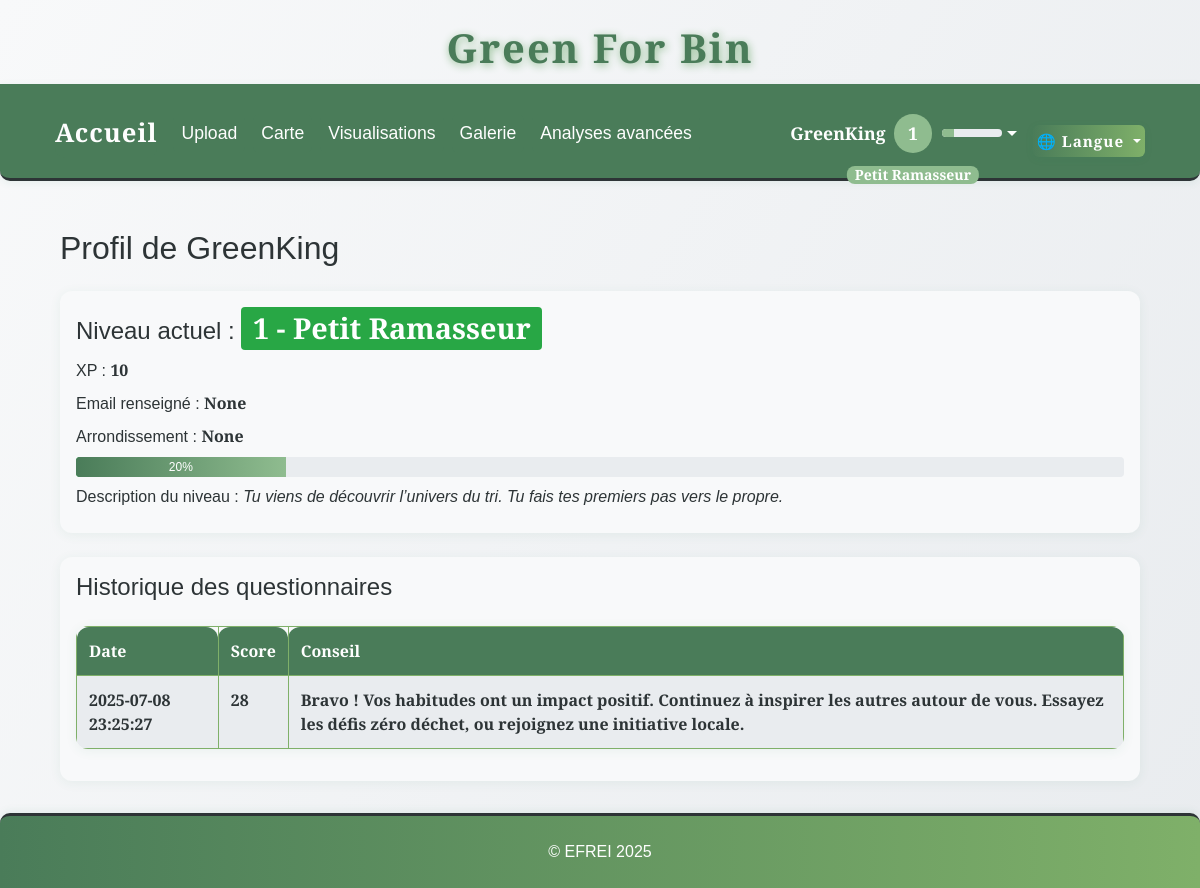
The page /profil (signed in) on the database its author committed.
### tables this page shows
CREATE TABLE users (
                id INTEGER PRIMARY KEY AUTOINCREMENT,
                username TEXT UNIQUE NOT NULL,
                password_hash TEXT NOT NULL,
                email TEXT,
                arrondissement TEXT,
                role TEXT NOT NULL DEFAULT 'user',
                created_at TEXT NOT NULL,
                last_login TEXT,
                xp INTEGER DEFAULT 0
            );

CREATE TABLE user_eco_analysis (
                id INTEGER PRIMARY KEY AUTOINCREMENT,
                user_id INTEGER NOT NULL,
                date_filled TEXT NOT NULL,
                score INTEGER NOT NULL,
                details TEXT,
                FOREIGN KEY(user_id) REFERENCES users(id)
            );

### app.py (the view, shortened to what this page needs)
@app.route('/profil', methods=['GET', 'POST'])
@login_required
def profil():
    user_id = session.get('user_id')
    if not user_id:
        flash(_('Vous devez être connecté pour accéder à votre profil.'), 'error')
        return redirect(url_for('login'))
    arrondissements = []
    arr_file = os.path.join('static', 'data', 'arrondissements.geojson')
    try:
        with open(arr_file, encoding='utf-8') as f:
            arr_geo = json.load(f)
        for feature in arr_geo['features']:
            arr_name = feature['properties'].get('nom', feature['properties'].get('l_ar'))
            arrondissements.append(arr_name)
        arrondissements = sorted(arrondissements)
    except Exception as e:
        print(f"[PROFIL] Erreur chargement arrondissements: {e}")
        arrondissements = []
    with sqlite3.connect(DB_PATH) as conn:
        c = conn.cursor()
        c.execute("SELECT xp, email, arrondissement FROM users WHERE id = ?", (user_id,))
        row = c.fetchone()
        if row:
            xp, email, arrondissement = row
        else:
            xp, email, arrondissement = 0, '', ''
    level = get_user_level(xp)
    history = []
    with sqlite3.connect(DB_PATH) as conn:
        c = conn.cursor()
        c.execute("SELECT score, date_filled FROM user_eco_analysis WHERE user_id = ? ORDER BY date_filled DESC", (user_id,))
        rows = c.fetchall()
        for score, date_filled in rows:
            if score >= 24:
                advice = _('Bravo ! Vos habitudes ont un impact positif. Continuez à inspirer les autres autour de vous. Essayez les défis zéro déchet, ou rejoignez une initiative locale.')
            elif score >= 18:
                advice = _('Vous avez de très bons réflexes. Pour progresser : essayez le compostage ou limitez les emballages.')
            elif score >= 12:
                advice = _('Vous êtes conscient·e de l’enjeu. Triez systématiquement, renseignez-vous sur les points de collecte.')
            else:
                advice = _("Pas de panique ! Commencez par des gestes simples comme trier ou acheter en vrac. Chaque geste compte !")
            history.append({
                'date': date_filled,
                'score': score,
                'advice': advice
            })
    return render_template('profil.html', level=level, history=history, email=email, arrondissement=arrondissement, arrondissements=arrondissements)

### app.py (called while the page is built)
def get_locale():
    return session.get('lang', request.accept_languages.best_match(['en', 'fr']))

@app.context_processor
def inject_locale():
    return dict(get_locale=get_locale)

@app.context_processor
def inject_user_level():
    def user_level():
        if 'user_id' in session:
            try:
                with sqlite3.connect(DB_PATH) as conn:
                    c = conn.cursor()
                    c.execute("SELECT xp FROM users WHERE id = ?", (session['user_id'],))
                    row = c.fetchone()
                    xp = row[0] if row and row[0] is not None else 0
                return get_user_level(xp)
            except Exception as e:
                print(f"[USER LEVEL] {e}")
        return get_user_level(0)
    return dict(user_level=user_level)

def login_required(f):
    @wraps(f)
    def decorated_function(*args, **kwargs):
        if 'user_id' not in session:
            flash(_('Vous devez être connecté pour accéder à cette page.'), 'error')
            return redirect(url_for('login'))
        return f(*args, **kwargs)
    return decorated_function

### templates/profil.html (shortened to what this page needs)
{% extends "base.html" %}
{% block content %}
<div class="container mt-4">
    <h2 class="mb-4">{{ _('Profil de') }} {{ session.get('username') }}</h2>
    <div class="card mb-4 p-3">
        <h4>{{ _('Niveau actuel') }} : <span class="badge badge-success" style="font-size:1.2em;">{{ level.level }} - {{ _(level.title) }}</span></h4>
        <div class="mb-2">{{ _('XP') }} : <strong>{{ level.xp }}</strong></div>
        <div class="mb-2">{{ _('Email renseigné') }} : <strong>{{ email }}</strong></div>
        <div class="mb-2">{{ _('Arrondissement') }} : <strong>{{ arrondissement }}</strong></div>
        <div class="progress mb-2" style="height: 20px;">
            <div class="progress-bar bg-success" role="progressbar" style="width: {{ level.progress }}%;" aria-valuenow="{{ level.progress }}" aria-valuemin="0" aria-valuemax="100">{{ level.progress }}%</div>
        </div>
        <div class="mb-2">{{ _('Description du niveau') }} : <em>{{ _(level.desc) }}</em></div>
    </div>
    <div class="card p-3">
        <h4>{{ _('Historique des questionnaires') }}</h4>
        {% if history %}
        <table class="table table-striped mt-3">
            <thead>
                <tr>
                    <th>{{ _('Date') }}</th>
                    <th>{{ _('Score') }}</th>
                    <th>{{ _('Conseil') }}</th>
                </tr>
            </thead>
            <tbody>
                {% for entry in history %}
                <tr>
                    <td>{{ entry.date }}</td>
                    <td>{{ entry.score }}</td>
                    <td>{{ entry.advice }}</td>
                </tr>
                {% endfor %}
            </tbody>
        </table>
        {% else %}
        <div class="alert alert-info mt-3">{{ _('Aucun questionnaire rempli pour le moment.') }}</div>
        {% endif %}
    </div>
</div>
{% endblock %}

### templates/base.html (shortened to what this page needs)
<!DOCTYPE html>
<html lang="{{ get_locale() }}">
<head>
    <link href="https://cdn.jsdelivr.net/npm/bootstrap@4.6.2/dist/css/bootstrap.min.css" rel="stylesheet">
    <link href="{{ url_for('static', filename='css/style.css') }}" rel="stylesheet">
    <link href="{{ url_for('static', filename='css/greenforbin.css') }}" rel="stylesheet">
</head>
<body>
    <header>
        <h1>{{ _('Green For Bin') }}</h1>
        <nav class="navbar navbar-expand-lg navbar-dark bg-dark">
            <div class="container-fluid">
                <a class="navbar-brand" href="{{ url_for('about') }}">{{ _('Accueil') }}</a>
                <div class="collapse navbar-collapse" id="navbarNav">
                    <ul class="navbar-nav">
                        <li class="nav-item">
                            <a class="nav-link" href="{{ url_for('upload') }}">{{ _('Upload') }}</a>
                        </li>
                        <li class="nav-item">
                            <a class="nav-link" href="{{ url_for('map_view') }}">{{ _('Carte') }}</a>
                        </li>
                        <li class="nav-item">
                            <a class="nav-link" href="{{ url_for('stats') }}">{{ _('Visualisations') }}</a>
                        </li>
                        <li class="nav-item">
                            <a class="nav-link" href="{{ url_for('gallery') }}">{{ _('Galerie') }}</a>
                        </li>
                        <li class="nav-item">
                            <a class="nav-link" href="{{ url_for('analyses_avancees') }}">{{ _('Analyses avancées') }}</a>
                        </li>
                    </ul>
                    <ul class="navbar-nav ml-auto" style="margin-left:auto;">
                    <div class="d-flex align-items-center ml-auto" style="margin-left:auto;">
                        {% if session.get('user_id') %}
                            <li class="nav-item dropdown">
                                <a class="nav-link dropdown-toggle d-flex align-items-center" href="#" id="userDropdown" role="button" data-toggle="dropdown" aria-haspopup="true" aria-expanded="false" style="font-weight:bold; color: var(--cream) !important;">
                                    {{ session.get('username') }}
                                    {% set lvl = user_level() %}
                                    <span class="badge badge-pill ml-2" style="background: #8fbc8f; color: #fff; font-size: 1em; min-width:2.2em; height:2.2em; display:flex; align-items:center; justify-content:center; border-radius:50%; position:relative;">
                                        {{ lvl.level }}
                                        <span style="position:absolute; bottom:-2.2em; left:50%; transform:translateX(-50%); font-size:0.8em; color:#fff; white-space:nowrap; background:#8fbc8f; border-radius:8px; padding:2px 8px;">{{ _(lvl.title) }}</span>
                                    </span>
                                    <div style="width:60px; height:8px; background:#e9ecef; border-radius:4px; margin-left:10px; overflow:hidden; position:relative;">
                                        <div style="width:{{ lvl.progress }}%; height:100%; background:#8fbc8f;"></div>
                                    </div>
                                </a>
                            </li>
                        {% endif %}
                    </ul>
                        <form class="form-inline" method="get" action="#" id="langDropdownForm" style="margin:0; padding:0;">
                            <div class="dropdown lang-switch" style="font-size:0.95rem;">
                                <button class="btn btn-outline-light dropdown-toggle p-1" type="button" id="langDropdown" data-toggle="dropdown" aria-haspopup="true" aria-expanded="false" style="font-size:0.95rem; min-width:90px; height:32px; line-height:1.1; padding:2px 10px;">
                                    {% if get_locale() == 'fr' %}🇫🇷 Français{% elif get_locale() == 'en' %}🇬🇧 English{% else %}🌐 Langue{% endif %}
                                </button>
                            </div>
                        </form>
                    </div>
                </div>
        </nav>
    </header>
    <div class="container mt-4">
        {% block content %}{% endblock %}
    </div>
    <footer class="footer-efrei mt-auto py-3">
        <div class="container text-center">
            <span>&copy; EFREI 2025</span>
        </div>
    </footer>
</body>
</html>

### static/css/style.css (style rules this page uses)
:root { --primary-green: #4a7c59; --light-green: #7fb069; --sage-green: #8fbc8f; --cream: #fefefe; --warm-white: #f8f9fa; --soft-gray: #e9ecef; --charcoal: #2d3436; --text-primary: #2d3436; --text-secondary: #636e72; --radius: 2.5rem; --shadow: 0 4px 24px rgba(44, 124, 89, 0.10); --transition: all 0.3s cubic-bezier(.4,0,.2,1); --green-dark: var(--primary-green); --green: var(--light-green); --green-light: var(--sage-green); --beige: var(--cream); --white: var(--cream); --black: var(--charcoal); }
html, body { height: 100%; margin: 0; padding: 0; }
body { display: flex; flex-direction: column; min-height: 100vh; }
.container.mt-4 { flex: 1 0 auto; }
.navbar { background: linear-gradient(90deg, var(--primary-green) 0%, var(--light-green) 100%); border-radius: 0 0 var(--radius) var(--radius); box-shadow: var(--shadow); padding: 1.5rem 2.5rem 1.2rem 2.5rem; display: flex; justify-content: center; align-items: center; gap: 2rem; position: sticky; top: 0; z-index: 1000; }
.nav-link { color: var(--cream); font-family: 'Inter', 'Franklin Gothic Medium', 'Arial Narrow', Arial, sans-serif, sans-serif; font-size: 1.1rem; font-weight: 500; padding: 0.5rem 1.2rem; border-radius: 2rem; transition: var(--transition); position: relative; }
.btn { background: var(--primary-green); color: var(--cream); border: none; border-radius: 2rem; font-family: 'Inter', Arial, sans-serif; font-weight: 600; padding: 0.9rem 2.2rem; font-size: 1.1rem; box-shadow: 0 2px 8px rgba(44, 124, 89, 0.08); transition: var(--transition); cursor: pointer; margin-top: 1rem; letter-spacing: 1px; }
.card { background: var(--white); border-radius: var(--radius); box-shadow: var(--shadow); padding: 2rem 1.5rem; margin-bottom: 2rem; transition: var(--transition); position: relative; overflow: hidden; }
.footer-efrei { width: 100%; background: linear-gradient(90deg, var(--primary-green) 0%, var(--light-green) 100%); color: var(--cream); border-top: 3px solid var(--charcoal); box-shadow: 0 -2px 8px rgba(44, 124, 89, 0.08); font-family: 'Quercus Serif', 'Montserrat', 'Quicksand', Arial, sans-serif !important; font-weight: 500; flex-shrink: 0; }
.footer-efrei .container { padding-top: 8px; padding-bottom: 8px; }

### static/css/greenforbin.css (style rules this page uses)
:root { --primary-green: #4a7c59; --light-green: #7fb069; --sage-green: #8fbc8f; --cream: #fefefe; --warm-white: #f8f9fa; --soft-gray: #e9ecef; --charcoal: #2d3436; --text-primary: #2d3436; --text-secondary: #636e72; }
body { background: linear-gradient(135deg, var(--cream) 0%, var(--light-green) 100%); color: var(--text-primary); font-family: 'Segoe UI', 'Roboto', Arial, sans-serif; min-height: 100vh; }
header h1 { color: var(--primary-green); font-weight: bold; letter-spacing: 2px; text-shadow: 1px 2px 8px var(--sage-green); }
.navbar, .navbar-brand, .nav-link { background: var(--primary-green) !important; color: var(--cream) !important; font-weight: 500; border-radius: 0 0 10px 10px; }
.card { border-radius: 16px; box-shadow: 0 4px 24px 0 rgba(79, 124, 89, 0.10); border: none; background: var(--warm-white); }
.table { background: var(--warm-white); border-radius: 10px; overflow: hidden; }
th { background: var(--primary-green); color: var(--cream); }
td, th { border: 1px solid var(--light-green) !important; }
.progress-bar { background: linear-gradient(90deg, var(--primary-green) 0%, var(--sage-green) 100%); }
footer { background: var(--primary-green); color: var(--cream); text-align: center; padding: 12px 0; border-radius: 10px 10px 0 0; margin-top: 40px; }

### rows shown on the page
users: get "GreenKing"
user_eco_analysis: date "2025-07-08 23:25:27", score "28", advice "Bravo ! Vos habitudes ont un impact positif. Continuez à inspirer les autres autour de vous. Essayez les défis zéro déchet, ou rejoignez une initiative locale."

### other values the page prints
{{ lvl.level }} "1"
{{ level.level }} "1"
{{ level.xp }} "10"
{{ email }} "None"
{{ arrondissement }} "None"
{{ level.progress }} "20"
